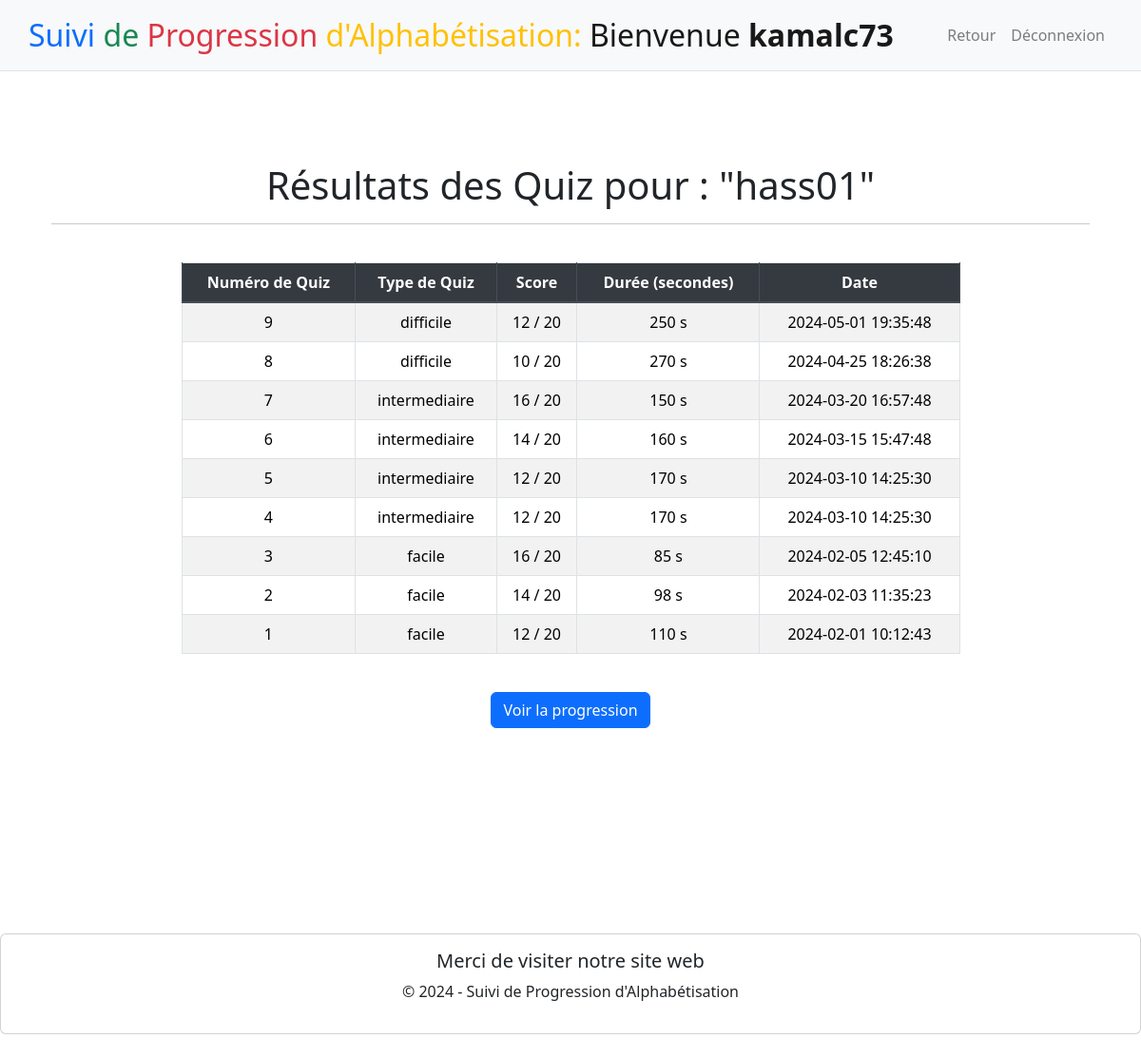
The page /userResultat?id=3 (signed in) on the database its author committed.
### tables this page shows
CREATE TABLE user (
    id INTEGER PRIMARY KEY AUTOINCREMENT,
    username VARCHAR(25) NOT NULL UNIQUE,
    password VARCHAR(25) NOT NULL,
    type VARCHAR(10) NOT NULL
);

CREATE TABLE "quiz" (
    id INTEGER PRIMARY KEY AUTOINCREMENT,
    type TEXT NOT NULL,
    datetime DATETIME NOT NULL,
    duree INTEGER,
    score INTEGER,
    id_user INTEGER,
    FOREIGN KEY (id_user) REFERENCES user(id)
);

### app.py (the view)
@app.route("/userResultat", methods=["GET"])
def userResultat():
    if 'user_id' in session:
        user_id = request.args.get("id")  # Use request.args for GET parameters
        if not user_id:
            return redirect(url_for('home'))
        conn = sqlite3.connect('database.db')
        cursor = conn.cursor()
        cursor.execute("SELECT username FROM user WHERE id = ?", (user_id,))
        user = cursor.fetchone()
        cursor.execute("SELECT username FROM user WHERE id = ?", (session['user_id'],))
        admin = cursor.fetchone()
        if user:
            username = user[0]
            adname = admin[0]
            cursor.execute("SELECT type, score, duree, datetime FROM quiz WHERE id_user = ? ORDER BY datetime DESC", (user_id,))
            quizzes = cursor.fetchall()
            conn.close()
            return render_template("voirResults.html", admin=adname, username=username, quizzes=quizzes)
        else:
            conn.close()
            return redirect(url_for('home'))
    else:
        return redirect(url_for('home'))

### templates/voirResults.html (shortened to what this page needs)
{% extends "layout.html" %}
{% block navLink %}
    <li class="nav-item">
        <a class="nav-link" href="{{ url_for('home') }}">Retour</a>
    </li>
{% endblock %}
{% block welcome %}
    {% if admin %}
        <span>Bienvenue <b>{{ admin }}</b></span>
    {% endif %}
{% endblock %}
{% block main %}
    <div class="container mt-5">
        <h1 class="text-center">Résultats des Quiz pour : "{{ username }}"</h1>
        <hr>
        <div class="table-container">
            {% if quizzes %}
                <table class="table table-striped table-bordered mt-4 quiz-table">
                    <thead class="thead-dark">
                        <tr>
                            <th scope="col">Numéro de Quiz</th>
                            <th scope="col">Type de Quiz</th>
                            <th scope="col">Score</th>
                            <th scope="col">Durée (secondes)</th>
                            <th scope="col">Date</th>
                        </tr>
                    </thead>
                    <tbody>
                        {% set quizzes_length = quizzes|length %}
                        {% for index in range(1, quizzes_length + 1) %}
                        <tr>
                            <td>{{ quizzes_length - index + 1 }}</td>
                            <td>{{ quizzes[index - 1][0] }}</td>
                            <td>{{ quizzes[index - 1][1] }} / 20</td>
                            <td>{{ quizzes[index - 1][2] }} s</td>
                            <td>{{ quizzes[index - 1][3] }}</td>
                        </tr>
                        {% endfor %}
                    </tbody>
                </table>
            {% endif %}
        </div>
    </div>
    <div class="text-center mt-4">
        <form action="{{ url_for('voirProgression') }}" method="GET">
            <button type="submit" class="btn btn-primary">Voir la progression</button>
        </form>
    </div>
{% endblock %}

### templates/voirResults.html (style rules this page uses)
.table-container { display: flex; justify-content: center; }
.quiz-table { max-width: 75%; width: 100%; }

### rows shown on the page
user: username "kamalc73"
user: username "hass01"
quiz: type "difficile", score "12", duree "250", datetime "2024-05-01 19:35:48"
quiz: type "difficile", score "10", duree "270", datetime "2024-04-25 18:26:38"
quiz: type "intermediaire", score "16", duree "150", datetime "2024-03-20 16:57:48"
quiz: type "intermediaire", score "14", duree "160", datetime "2024-03-15 15:47:48"
quiz: type "intermediaire", score "12", duree "170", datetime "2024-03-10 14:25:30"
quiz: type "intermediaire", score "12", duree "170", datetime "2024-03-10 14:25:30"
quiz: type "facile", score "16", duree "85", datetime "2024-02-05 12:45:10"
quiz: type "facile", score "14", duree "98", datetime "2024-02-03 11:35:23"
quiz: type "facile", score "12", duree "110", datetime "2024-02-01 10:12:43"

### other values the page prints
{{ quizzes_length - index + 1 }} "9" "8" "7" "6" "5" "4" "3" "2" "1"
